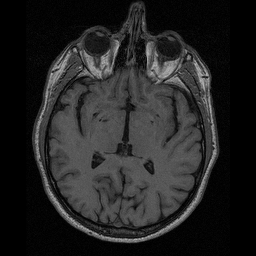
#> input picture Data/lab-01-data/brain-slice40.tiff, 256 x 256 px, found by its file name
$ jupyter execute --allow-errors lab_01_segmentation.ipynb   (shell and % lines are left out)   (older library calls are emulated)
#> lines starting #> are read from the running program, lines starting #| are printed output that depends on the picture; after the words box and inside, x2 and y2 are one past the last pixel; in counts of white or black regions, pixels touching at a corner belong together
# [IAPR 2020:][iapr2020] Lab 1 ‒  Image segmentation

**Author:** first name and last name
**Due date:** 26.03.2020

[iapr2018]: https://github.com/LTS5/iapr-2020

## Extract relevant data
We first need to extract the `lab-01-data.tar.gz` archive.
To this end, we use the [tarfile] module from the Python standard library.

[tarfile]: https://docs.python.org/3.6/library/tarfile.html

[cell 1]
import tarfile
import os

data_base_path = os.path.join(os.pardir, 'data')
data_folder = 'lab-01-data'
tar_path = os.path.join(data_base_path, data_folder + '.tar.gz')
#> (the rest of this cell did not finish here and is left out)

[cell 2]
# imports
import numpy as np;

## Part 1: Brain segmentation

Your goal: compute the size of the brain (in pixels) in a 2D image of a human head taken by Magnetic Resonance Imaging (MRI).
* Try as many methods as you can, the more the better.
* At least region growing and contour detection.

### 1.1 Brain image visualization

[cell 3]
import skimage.io
import matplotlib.pyplot as plt

# Load image
data_path = os.path.join(data_base_path, data_folder)
brain_im = skimage.io.imread(os.path.join(data_path, 'brain-slice40.tiff'))
#> brain_im is the input picture: shape (256, 256); min 0, max 189, mean 35.2
im_h, im_w = brain_im.shape

fig, ax = plt.subplots(1, 1, figsize=(6, 6))
ax.imshow(brain_im, cmap='gray')
ax.set_title('MRI brain image ({} px, {} px)'.format(im_h, im_w))
ax.axis('off')
plt.show()

### 1.2 Region growing
Add your implementation and discussion

[cell 4]
import cv2
import numpy as np

[cell 5]
# Using Gaussian filter to denoise image
brain_denoise = cv2.GaussianBlur(brain_im,(5,5),0.5,0.5)
plt.figure(figsize=[6,6])
plt.imshow(brain_denoise,cmap='gray')

[cell 6]
plt.hist(brain_denoise.ravel(),bins=200)
plt.show()

[cell 7]
def region_growing(img, seed, threshold):

#> called with threshold = 4
    img = np.float32(img)

    # 8-connected growing method
    neighbors = [(-1, 0), (1, 0), (0, -1), (0, 1),(-1,-1),(-1,1),(1,1),(1,-1)]
    region_size = 1
    neighbor_points_list = []
    neighbor_points_list.append(seed)

    #Initialize segmented output image
    height,width = img.shape
    segmented_img = np.zeros((height, width), np.uint8)

    while len(neighbor_points_list) != 0:

        seed = neighbor_points_list.pop(0)
        for i in range(8):

            #Compute the neighbor pixel position
            x_new = seed[0] + neighbors[i][0]
            y_new = seed[1] + neighbors[i][1]

            checkout = (x_new >= 0) & (y_new >= 0) & (x_new < height) & (y_new < width)
            if checkout:
                if segmented_img[x_new, y_new] == 0:

                    # compute difference
                    difference = np.abs(img[x_new,y_new]-img[seed[0],seed[1]])

                    if difference <= threshold:

                        neighbor_points_list.append([x_new,y_new])
                        segmented_img[x_new, y_new] = 255
                        region_size+=1
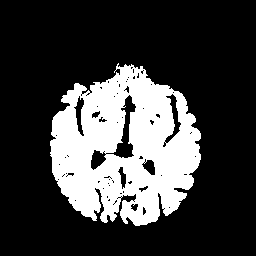
#> segmented_img: shape (256, 256); 24.6% white; 1 white region, box (x1, y1, x2, y2) and area: (50, 63, 201, 226) 16116
#> after the loop, neighbor_points_list = []; region_size = 16117

    return segmented_img,region_size

[cell 8]
# set seed
seed = [153,82]
segmented_img, region_size = region_growing(brain_denoise, seed, 4)
#> region_size = 16117
fig, ax = plt.subplots(1, 2, figsize=(10, 10))
ax[0].imshow(brain_im, cmap='gray')
ax[1].imshow(segmented_img,cmap='gray')
plt.show()

[cell 9]
print("The brain size is ",region_size)
#| The brain size is  16117

[cell 10]
# try to combine the two thresholding parameters to get better result

##### 1.3 Contour detection
Add your implementation and discussion

[cell 11]
from scipy.ndimage import grey_erosion, grey_dilation
brain_processing = grey_erosion(brain_im, size = (4,4))
plt.imshow(brain_processing,'gray')
plt.show()

# remove dark gray and black by thresholding
brain_processing[brain_processing<50] = 0 # reduce noise

plt.imshow(brain_processing,'gray')
plt.show()

# detect circle brain --> background white
def circle_points(resolution, center, radius):
    """
    Generate points which define a circle on an image.Centre refers to the centre of the circle
    """
    radians = np.linspace(0, 2*np.pi, resolution)
    c = center[1] + radius*np.cos(radians)#polar co-ordinates
    r = center[0] + radius*np.sin(radians)

    return np.array([c, r]).T
# Exclude last point because a closed path should not have duplicate points
xc = 123
yc = 150
radius = 84
points = circle_points(200, [150, 123], 84)[:-1]

def image_show(image, nrows=1, ncols=1, cmap='gray'):
    fig, ax = plt.subplots(nrows=nrows, ncols=ncols, figsize=(4, 4))
    ax.imshow(image, cmap='gray')
    ax.axis('off')
    return fig, ax

fig, ax = image_show(brain_processing)
ax.plot(points[:, 0], points[:, 1], '--r', lw=3)

for y in range(brain_processing.shape[0]):
    for x in range(brain_processing.shape[1]):
        if ((x - xc) ** 2 + (y - yc) ** 2) > radius ** 2:
            brain_processing[y][x] = 255;
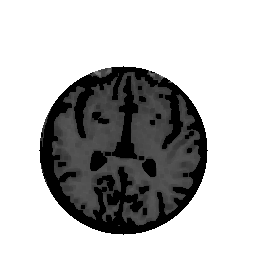
#> brain_processing: shape (256, 256); min 0, max 255, mean 182.8

plt.imshow(brain_processing,'gray')
plt.show()

plt.hist(brain_processing.ravel(), 256,[0,256]);
plt.show()


# from the histogram we can see that we have a lot of values at 0, 255 and between 30 to 100 --> we want to have just 2 values (0 and 90)
brain_processing[brain_processing > 30] = 90

brain_processing = grey_dilation(brain_processing, size = (1,1))

plt.imshow(brain_processing,'gray')
plt.show()

# plt.hist(brain_processing.ravel(), 256,[0,256]); #double check we have no values at 255

plt.hist(brain_processing.ravel(), 256,[0,95]);
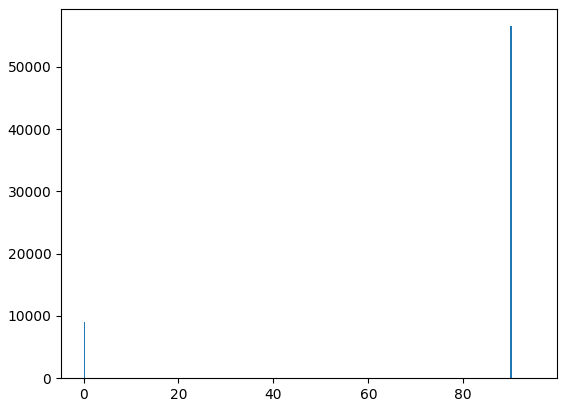
#> figure drawn by matplotlib, 1 panel; tallest bar 56524 high, from x = 89.8 to 90.18

[cell 12]
from skimage import measure
from cv2 import fillPoly
# find constant valued contours in an image. Array values are linearly interpolated to provide
# better precision of the output contours.
# contours at constant value 0.8
contours = measure.find_contours(brain_processing, 0.8)
#> contours = 26 point arrays, longest 1635 points

# https://stackoverflow.com/questions/39642680/create-mask-from-skimage-contour
# Select the largest contiguous contour
contour = sorted(contours, key=lambda x: len(x))[-1]
#> contour = 1635 pairs, first value 71.01 to 226, second value 51.01 to 201

# Display the image and plot the contour
fig, ax = plt.subplots()
ax.imshow(brain_im, interpolation='nearest', cmap=plt.cm.gray)
X, Y = ax.get_xlim(), ax.get_ylim()
ax.step(contour.T[1], contour.T[0], linewidth=2, c='y')
ax.set_xlim(X), ax.set_ylim(Y)
plt.show()

[cell 13]
# compute area inside (https://stackoverflow.com/questions/39642680/create-mask-from-skimage-contour)
import scipy.ndimage as ndimage

# Create an empty image to store the masked array
r_mask = np.zeros_like(brain_im, dtype='bool')

# Create a contour image by using the contour coordinates rounded to their nearest integer value
r_mask[np.round(contour[:, 0]).astype('int'), np.round(contour[:, 1]).astype('int')] = 1

# Fill in the hole created by the contour boundary
r_mask = ndimage.binary_fill_holes(r_mask)

# Invert the mask since you want pixels outside of the region
# r_mask = ~r_mask
plt.imshow(r_mask, cmap=plt.cm.gray)

area_brain_tot = np.sum(r_mask) # tot True in mask

print("Brain area is: ", area_brain_tot)
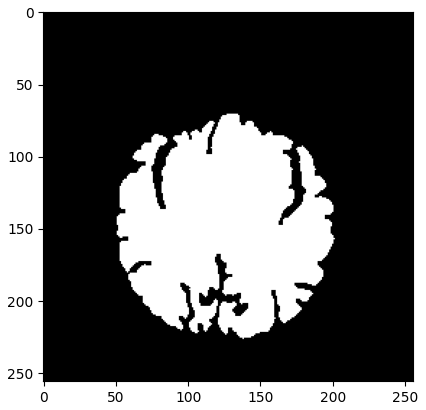
#> figure drawn by matplotlib, 1 panel

[cell 14]
# Find the contour of the brain with opencv (https://towardsdatascience.com/computer-vision-for-beginners-part-4-64a8d9856208)
img = brain_processing.copy()
contours, hierarchy = cv2.findContours(
                                   image = img,
                                   mode = cv2.RETR_TREE,
                                   method = cv2.CHAIN_APPROX_SIMPLE)
#> contours = 29 contours, 7 with area under 20; largest, box (x1, y1, x2, y2) and area: (0, 0, 256, 256) 65025, (38, 65, 209, 236) 22047, (52, 72, 201, 226) 14154, (111, 75, 139, 160) 1009, (89, 150, 108, 172) 268

# Sort the contours
contours = sorted(contours, key = cv2.contourArea, reverse = True)
# print(len(contours)) # 29
contours = contours[2:22];
#> contours = 20 contours; largest, box (x1, y1, x2, y2) and area: (52, 72, 201, 226) 14154, (111, 75, 139, 160) 1009, (89, 150, 108, 172) 268, (141, 158, 157, 178) 216, (96, 174, 116, 192) 183
# we are interested to contours[2] (brain), details of brain: contours[3], contours[4], contours[5], contours[6], ... contours[20] --> just select brain

# Draw the contour
img_copy = img.copy()
final = cv2.drawContours(img_copy, contours, contourIdx = -1,
                         color = (255, 0, 0), thickness = 2)
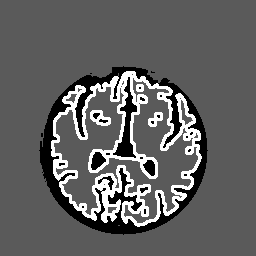
#> final: shape (256, 256); min 0, max 255, mean 97.6
plt.imshow(img_copy)

# The area of contours
area_brain_tot = 0;
for i in range(len(contours)):
    area_brain_tot = area_brain_tot + cv2.contourArea(contours[i])
#> this loop made 20 passes
#> area_brain_tot on passes 1 to 4: 14154.5, 15163.5, 15432, 15647.5
#> after the loop, area_brain_tot = 16482.5

print("Brain area is: ", area_brain_tot)
#| Brain area is:  16482.5

[cell 15]
# remove part outside brain (just graphically)
plt.hist(img_copy.ravel(), 256,[0,256]);
plt.show()

img_copy[img_copy < 150] = 0;

plt.imshow(img_copy)

[cell 16]
# Brain detection by edge using canny
# use Hough Transform to find circles in an image --> our bain
img = cv2.medianBlur(brain_im.copy(),5)
cimg = cv2.cvtColor(img, cv2.COLOR_GRAY2BGR) #convert to grayscale

# dp – Inverse ratio of the accumulator resolution to the image resolution.
# minDist – Minimum distance between the centers of the detected circles. If the parameter is too small, multiple neighbor circles may be falsely detected in addition to a true one. If it is too large, some circles may be missed.
# param1: it is the higher threshold of the two passed to the Canny() edge detector. (same as threshold of canny)
# param2: it is the accumulator threshold for the circle centers at the detection stage. The smaller it is, the more false circles may be detected. Circles, corresponding to the larger accumulator values, will be returned first.
circles = cv2.HoughCircles(img, cv2.HOUGH_GRADIENT, dp=4.9, minDist=300,
                            param1=90, param2=55 ,minRadius=0 ,maxRadius=0)
#> circles = [[125, 149.4, 87.22]]

circles = np.uint16(np.around(circles))
#> circles = [[125, 149, 87]]
for i in circles[0,:]:
    # draw the outer circle
    cv2.circle(cimg,(i[0],i[1]),i[2],(0,255,0),2)
    # draw the center of the circle
    cv2.circle(cimg,(i[0],i[1]),2,(0,0,255),3)
#> this loop made 1 pass
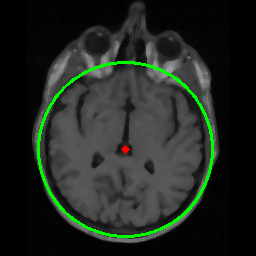
#> cimg: shape (256, 256, 3); mean B, G, R 33, 39.5, 33.2

plt.imshow(cimg, cmap='gray')
plt.show()

[cell 17]
from math import hypot

# Create a mask (https://stackoverflow.com/questions/34290781/how-to-mask-circular-area)
circles = np.uint16(np.around(circles))

x, y, r = circles[0,:][0]
#> x = 125; y = 149; r = 87
rows, cols = img.shape

for i in range(cols):
    for j in range(rows):
        if hypot(i-x, j-y) > r:
            img[j,i] = 0

plt.imshow(img, cmap='gray', interpolation = 'bicubic')
plt.show()

[cell 18]
from skimage import feature

edges_mask = skimage.feature.canny(
    image=img,
    sigma=.8,
    low_threshold=30,
    high_threshold=50,
)

# display edges
plt.imshow(edges_mask, cmap='gray')
plt.show()

[cell 19]
# dilation
kernel_22 = np.ones((2,2), np.uint8)
brain_mask_dilation = ndimage.binary_dilation(edges_mask, kernel_22, iterations=1)
plt.imshow(brain_mask_dilation, cmap='gray')

[cell 20]
from scipy import ndimage as ndi
from skimage import morphology

remove_small_objs_brain = morphology.remove_small_objects(brain_mask_dilation.astype(bool), min_size=90)

# remove_small_objs_brain = 1 - remove_small_objs_brain
plt.imshow(remove_small_objs_brain, cmap='gray')

[cell 21]
print('The number of pixels counted as the brain are {}.'.format(np.sum(remove_small_objs_brain)))
#| The number of pixels counted as the brain are 5654.
overlap_brain = brain_im & (remove_small_objs_brain*255)
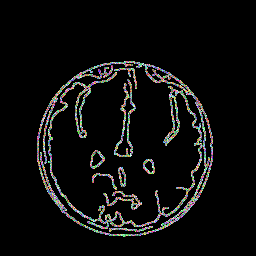
#> overlap_brain: shape (256, 256) int64; 172 distinct labels, from 0 to 182; one colour per label, 0 black
plt.imshow(overlap_brain, cmap='gray')

# plt.hist(compare_images.ravel(), 256,[0,256]);
# plt.show()

# Threshold
# def threshold(t1, t2, img):

[cell 22]
# Threshold
def threshold(t1, t2, img):
#> called with t1 = 10, t2 = 100
    th_img = img.copy()
    th_img[th_img < t1] = 0
    th_img[th_img > t2] = 0
    th_img[(th_img >= t1) & (th_img <= t2)] = 1
    return th_img

[cell 23]
plt.hist(overlap_brain.ravel(), 256,[0,80]);
brain_diff_threshold = threshold(10, 100, overlap_brain)

[cell 24]
plt.imshow(brain_diff_threshold, cmap='gray')

[cell 25]
brain_processing = brain_diff_threshold.copy()

kernel_44 = np.ones((2,2), np.uint8)
kernel2 = np.ones((2,1), np.uint8)
kernel3 = np.ones((2,2), np.uint8)


# The first parameter is the original image,
# kernel is the matrix with which image is
# convolved and third parameter is the number
# of iterations, which will determine how much
# you want to erode/dilate a given image.
# img_erosion = cv2.erode(i_thresholded, kernel, iterations=1)
# img_dilation = cv2.dilate(img_erosion, kernel, iterations=1)

from scipy import ndimage
brain_processing = ndimage.binary_opening(brain_processing, kernel_22, iterations=1)
brain_processing = ndimage.binary_erosion(brain_processing, kernel_22, iterations=1)
brain_processing = ndimage.binary_closing(brain_processing, kernel_22, iterations=1)


plt.imshow(brain_processing, cmap='gray')

[cell 26]
# Canny algorithm
# 1) Nois reduction
# 2) Gradient calculation
# 3) Non-maximum suppression
# 4) Double threshold
# 5) Edge Tracking by Hysteresis

from skimage import feature

edges = skimage.feature.canny(
    image=brain_im,
    sigma=.8,
    low_threshold=55,
    high_threshold=90,
)

# display edges
plt.imshow(edges, cmap='gray')
plt.show()

[cell 27]
from scipy import ndimage as ndi
fill_brain = ndi.binary_fill_holes(edges)

plt.imshow(fill_brain, cmap='gray')
plt.show()

### 1.4 Additional method(s)
Add your implementation and discussion

[cell 28]
# Histogram
plt.hist(brain_im.ravel(), 256,[0,256]);
plt.show()

[cell 29]
# apply threshold
th_img_wdg = threshold(55, 90, brain_im)
plt.imshow(th_img_wdg, cmap='gray')
plt.show()

# Adaptive thresholding does not make sense since we will have the same intensities in all the image (e.g. no more exposition in a part of the image)

## Thresholding, morphological operators, labeling

[cell 30]
# initial threshold
i_thresholded = threshold(55, 100, brain_im)
#> call 3 of threshold, with t1 = 55, t2 = 100
#> in threshold (call 3), `th_img[th_img > t2] = 0`:
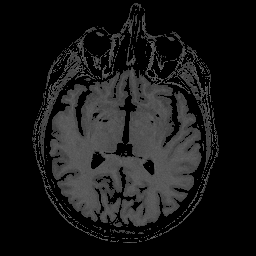
#> th_img: shape (256, 256); min 0, max 100, mean 23.9
# morphological operator kernel
kernel = np.ones((3,3), np.uint8)
# erosion to separate brain from skull
img_erosion = ndimage.binary_erosion(i_thresholded, kernel, iterations=1)
plt.figure()
plt.imshow(i_thresholded, cmap='gray')

[cell 31]
from scipy.stats import mode
# label features
labeled_array, num_features = ndi.label(img_erosion)
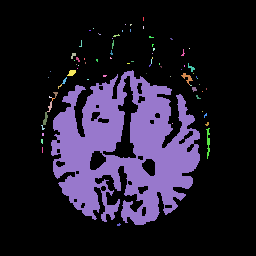
#> labeled_array: shape (256, 256) int32; 79 distinct labels, from 0 to 78; one colour per label, 0 black
#> num_features = 78
# find brain region = largest connected components
brain_region_label,_ = mode(labeled_array[labeled_array!=0])
#> brain_region_label = 44
# isolate brain region
brain_region = np.where(labeled_array != brain_region_label.item(), 0, img_erosion)
# dilation to restore pixels lost in erosion
brain_region_restored = ndimage.binary_dilation(brain_region, kernel3, iterations=1)
plt.imshow(brain_region_restored, cmap='gray')

[cell 32]
print("brain area is: ", np.sum(brain_region_restored))
#| brain area is:  14566

## Thresholding, morphological operators, labeling 2 (based on Somasundaram et al.)

[cell 33]
from skimage import feature
from skimage.morphology import disk
from skimage.filters import rank

brain_denoise = cv2.GaussianBlur(brain_im,(5,5),.5,.5)

# blur the image with circular element
selem = disk(40)
brain_blur = rank.mean(brain_im, selem=selem)

# find a rough mask of the brain with thresholding
i_thresholded = threshold(45, 95, brain_blur)
plt.imshow(brain_denoise*i_thresholded, cmap='gray')
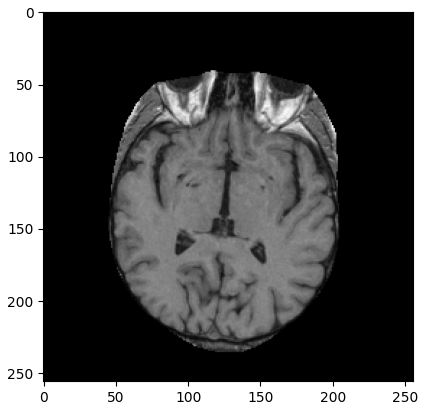
#> figure drawn by matplotlib, 1 panel

[cell 34]
# Gray level erosion with structuring element of level 99 (empirical)
from scipy import ndimage
kernel = np.ones((11,11), np.uint8)*99
rough_mask = brain_denoise*i_thresholded
img_erosion = ndimage.grey_erosion(rough_mask,structure=kernel)

plt.imshow(img_erosion, cmap = 'gray')

[cell 35]
# thresholding to extract the brain tissue and use binary erosion to separate the brain tissue from other unwanted pixels
i_thresholded = threshold(210, 255, img_erosion.astype(np.float))
kernel2 = np.ones((3,1), np.uint8)
# plt.imshow(i_thresholded, cmap='gray')
img_erosion2 = ndimage.binary_erosion(i_thresholded, kernel2, iterations=1).astype(i_thresholded.dtype)
plt.imshow(img_erosion2, cmap='gray')

[cell 36]
from scipy.stats import mode
#
labeled_array, num_features = ndi.label(img_erosion2)
#> num_features = 72
brain_region_label,_ = mode(labeled_array[labeled_array!=0])
#> brain_region_label = 33
brain_region = np.where(labeled_array != brain_region_label.item(), 0, img_erosion2)
brain_region_restored= ndimage.binary_dilation(brain_region, kernel2, iterations=1)
plt.imshow(brain_region_restored,cmap='gray')
brain_region_label
print("brain area is: ", np.sum(brain_region_restored))
#| brain area is:  16272

[cell 37]
import cv2
i = brain_im.copy()
mask = cv2.Canny(i, 55, 90)
cnts = cv2.findContours(mask, cv2.RETR_EXTERNAL, cv2.CHAIN_APPROX_SIMPLE)
#> cnts = 294 contours, 270 with area under 20; largest, box (x1, y1, x2, y2) and area: (132, 41, 182, 100) 494, (70, 0, 150, 75) 461, (34, 55, 195, 240) 332, (44, 47, 103, 161) 302, (42, 77, 217, 243) 221

for c in cnts[0]:
    c = cv2.convexHull(c)
#> this loop made 294 passes
#> c on passes 1 to 3: [[106, 238], [105, 238]], [[154, 235]], [[96, 235]]

for c in cnts[0]:
    cv2.drawContours(i, c, -1, (0, 230, 255), 2)
#> this loop made 294 passes
#> c on passes 1 to 3: [[105, 238], [106, 238]], [[154, 235]], [[96, 235]]

plt.figure()
plt.imshow(i, cmap='gray')

[cell 38]
plt.hist(i.ravel(), 256,[0,256])
plt.show()

[cell 39]
# copy the function threshold above it (you find it below)
i_thresholded = threshold(65, 95, i)
plt.figure()
plt.imshow(i_thresholded, cmap='gray')

[cell 40]
kernel1 = np.ones((2,2), np.uint8)
kernel2 = np.ones((2,1), np.uint8)
kernel3 = np.ones((2,2), np.uint8)


# The first parameter is the original image,
# kernel is the matrix with which image is
# convolved and third parameter is the number
# of iterations, which will determine how much
# you want to erode/dilate a given image.
# img_erosion = cv2.erode(i_thresholded, kernel, iterations=1)
# img_dilation = cv2.dilate(img_erosion, kernel, iterations=1)

from scipy import ndimage
img_closing = ndimage.binary_closing(i_thresholded, kernel1, iterations=3)
img_opening = ndimage.binary_opening(img_closing, kernel3, iterations=1)
img_erosion = ndimage.binary_erosion(img_opening, kernel2, iterations=1)

plt.figure()
plt.imshow(img_erosion, cmap='gray')

[cell 41]
type(img_closing)

[cell 42]
# Active countours to detect external part of brain, threshold, then segment
# Active Contour segmentation (snakes)
# snake does not work
#rewrite code

def image_show(image, nrows=1, ncols=1, cmap='gray'):
    fig, ax = plt.subplots(nrows=nrows, ncols=ncols, figsize=(14, 14))
    ax.imshow(image, cmap='gray')
    ax.axis('off')
    return fig, ax
# fig, ax = image_show(brain_denoise)


def circle_points(resolution, center, radius):
    """
    Generate points which define a circle on an image.Centre refers to the centre of the circle
    """
    radians = np.linspace(0, 2*np.pi, resolution)
    c = center[1] + radius*np.cos(radians)#polar co-ordinates
    r = center[0] + radius*np.sin(radians)

    return np.array([c, r]).T
# Exclude last point because a closed path should not have duplicate points
points = circle_points(300, [148, 124], 81)[:-1]
# ax.plot(points[:, 0], points[:, 1], '--r', lw=3)

# initialize an ellipsoid curve
def ellipse_points(resolution, center, radius, a, b):
    radians = np.linspace(0, 2*np.pi, resolution)
    c = center[1] + a*radius*np.cos(radians)#polar co-ordinates
    r = center[0] + b*radius*np.sin(radians)
    return np.array([c, r]).T

points = ellipse_points(300, [147, 125], 80,0.98,1.03)[:-1]

[cell 43]
import skimage.segmentation as seg
# snake = skimage.segmentation.active_contour(brain_denoise, points, alpha=0.002, beta=1, gamma=0.001)
snake = seg.active_contour(edges, points, alpha=1.2, beta=0.6, gamma=0.02)
#> snake = 299 pairs, first value 54.36 to 192.6, second value 74.47 to 220.8
# weighting parameter notes
# alpha = 1st derivative: elongation
# beta = 2nd derivative: curvature
# gamma = g: contour

fig, ax = image_show(brain_im)
ax.plot(points[:, 0], points[:, 1], '--r', lw=3)
ax.plot(snake[:, 0], snake[:, 1], '-b', lw=3);

# todo detect params alpha, beta, gamma

[cell 44]
# Random walker

## Part 2: Shape/color segmentation

You will find hereafter three pictures taken under three different illuminations, containing some shapes with different colors. We ask you to create a routine to:

1. Count the number of shapes of each color.
2. Compute the total area (in pixels) of each color.

Please note that one specific challenge is to be robust to illumination changes. Therefore some kind of intensity normalization should probably be used.

**Note:** the routine(s) that you will write for this exercise will be useful for the final project as well, so pay special attention to it.

### 2.1 Visualization

[cell 45]
import tarfile
import os

data_base_path = os.path.join(os.pardir, 'data')
data_folder = 'lab-01-data'
tar_path = os.path.join(data_base_path, data_folder + '.tar.gz')
#> (the rest of this cell did not finish here and is left out)

[cell 46]
# Plot images
fig, axes = plt.subplots(1, 3, figsize=(12, 12))
#> (the rest of this cell did not finish here and is left out)

[cell 47]
# Kmeans method
from sklearn.cluster import KMeans, MeanShift
#> (the rest of this cell did not finish here and is left out)

#> (a cell that did not finish here is left out)

[cell 49]
kernel = cv2.getStructuringElement(cv2.MORPH_CROSS,(5,5))
#> kernel = [[0, 0, 1, 0, 0], [0, 0, 1, 0, 0], [1, 1, 1, 1, 1], [0, 0, 1, 0, 0], [0, 0, 1, 0, 0]]
#> (the rest of this cell did not finish here and is left out)
